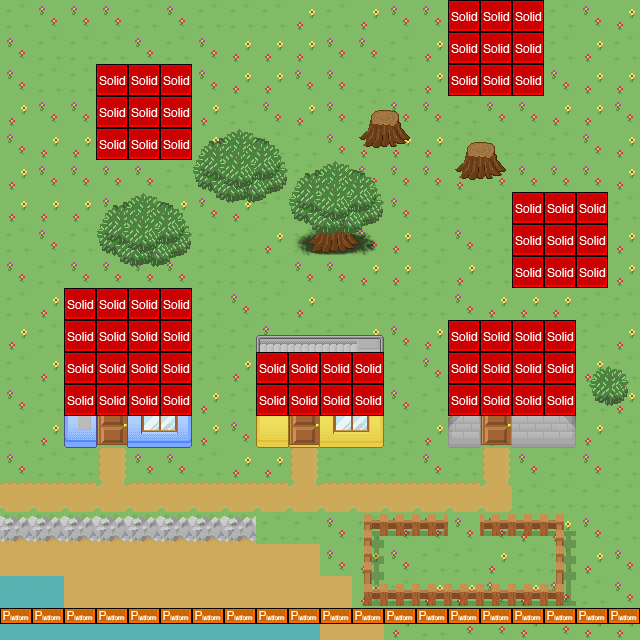

The image is a tile-based game level rendered from a .tmx file. Its description and source (layers, tilesets, objects; grid data summarised) follow:
An orthogonal 20x20 tile map with 32x32 px tiles, 3 tile layers (background, forground, collision), 2 tilesets and 1 object (mainPlayer).

<map version="1.0" orientation="orthogonal" width="20" height="20" tilewidth="32" tileheight="32">
 <tileset firstgid="1" name="free_tileset_version_10" tilewidth="32" tileheight="32">
  <image source="../../../../QuackQuest/QuackQuest-master/src/data/free_tileset_version_10.png" width="480" height="1216" />
 </tileset>
 <tileset firstgid="571" name="metatiles32x32" tilewidth="32" tileheight="32">
  <image source="../../../../QuackQuest/QuackQuest-master/src/data/metatiles32x32.png" width="160" height="32" />
  <tile id="0">
   <properties>
    <property name="type" value="solid" />
   </properties>
  </tile>
  <tile id="1">
   <properties>
    <property name="type" value="platform" />
   </properties>
  </tile>
 </tileset>
 <layer name="background" width="20" height="20">
  <data>[400 cells, 400 non-empty, 3 distinct tile ids]</data>
 </layer>
 <layer name="forground" width="20" height="20">
  <data>[400 cells, 195 non-empty, 93 distinct tile ids]</data>
 </layer>
 <objectgroup name="object layer" width="20" height="20">
  <object name="mainPlayer" x="15" y="474" width="22" height="32">
   <properties>
    <property name="image" value="gripe_run_right_small_cropped" />
    <property name="spritewidth" value="22" />
   </properties>
  </object>
 </objectgroup>
 <layer name="collision" width="20" height="20">
  <data>[400 cells, 83 non-empty, 2 distinct tile ids]</data>
 </layer>
</map>
